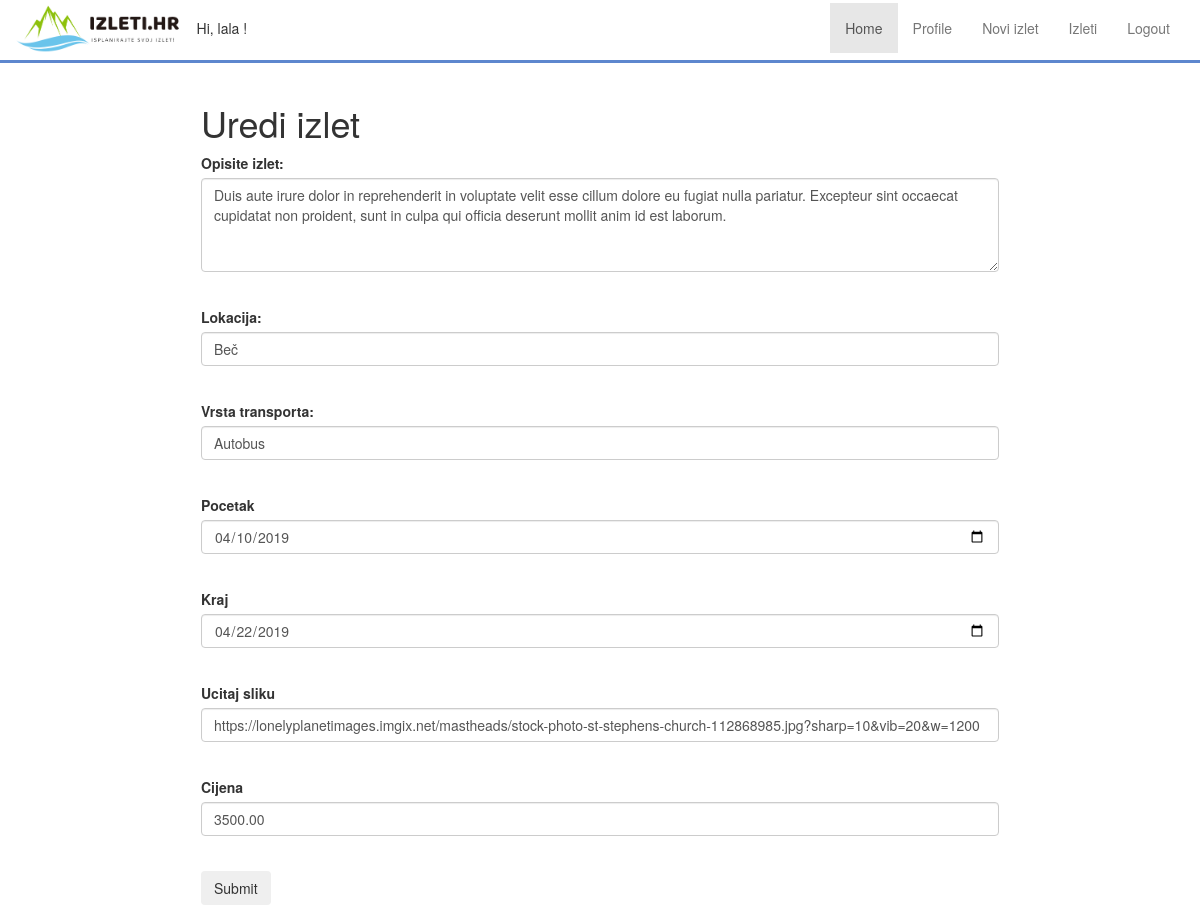
/edit_izlet/3-dnevni izlet u Beč (signed in), run on the app's committed database.
### myproject/models.py (models this page shows, shortened)
class User(UserMixin, db.Model):
	id = db.Column(db.Integer, primary_key=True)
	username = db.Column(db.String(64), index=True, unique=True)
	email = db.Column(db.String(120), index=True, unique=True)
	password_hash = db.Column(db.String(128))
	about_me = db.Column(db.String(140))
	last_seen = db.Column(db.DateTime, default=datetime.utcnow)
	izlet = db.relationship('Izlet', backref='author', lazy='dynamic')
	prijava = db.relationship('Prijava', backref='user', lazy='dynamic')

class Izlet(db.Model):
	id = db.Column(db.Integer, primary_key=True)
	name = db.Column(db.String(140))
	description = db.Column(db.String(140))
	location = db.Column(db.String(140))
	transport = db.Column(db.String(70))
	timestamp = db.Column(db.DateTime, index=True, default=datetime.utcnow)
	begin = db.Column(db.Date, index=True)
	end = db.Column(db.Date, index=True)
	picture = db.Column(db.String(200))
	cost = db.Column(db.Numeric)
	user_id = db.Column(db.Integer, db.ForeignKey('user.id'))
	prijava = db.relationship('Prijava', backref='izlet', lazy='dynamic')

### myproject/routes.py (the view)
@app.route('/edit_izlet/<name>', methods=['GET', 'POST'])
@login_required
def edit_izlet(name):
	izlet = Izlet.query.filter_by(name=name).first_or_404()
	form = EditIzletForm()
	if form.validate_on_submit():
		izlet.description = form.description.data
		izlet.location = form.location.data
		izlet.transport = form.transport.data
		izlet.begin = form.begin.data
		izlet.end = form.end.data
		izlet.picture = form.picture.data
		izlet.cost = form.cost.data
		db.session.commit()
		flash('Your changes have been saved.')
		return redirect(url_for('izlet', name=izlet.name))
	elif request.method == 'GET':
		form.description.data = izlet.description
		form.location.data = izlet.location
		form.transport.data = izlet.transport
		form.begin.data = izlet.begin
		form.end.data = izlet.end
		form.picture.data = izlet.picture
		form.cost.data = izlet.cost
	return render_template('edit_izlet.html', title='Edit Izlet', form=form)

### myproject/forms.py
class EditIzletForm(FlaskForm):
	description = TextAreaField('Opisite izlet:', validators=[DataRequired(), Length(min=20, max=240)])
	location = StringField('Lokacija:')
	transport = StringField('Vrsta transporta:')
	begin = DateField('Pocetak', format='%Y-%m-%d', validators=[DataRequired()])
	end = DateField('Kraj', format='%Y-%m-%d', validators=[DataRequired()])
	picture = StringField('Ucitaj sliku')
	cost = DecimalField('Cijena', places=2, rounding=None, use_locale=False, number_format=None, validators=[DataRequired()])
	submit = SubmitField('Submit')

### myproject/models.py (called while the page is built)
@login.user_loader
def load_user(id):
	return User.query.get(int(id))

### myproject/routes.py (called while the page is built)
@app.before_request
def before_request():
	if current_user.is_authenticated:
		current_user.last_seen = datetime.utcnow()
		db.session.commit()

### myproject/templates/edit_izlet.html (shortened to what this page needs)
{% extends "base.html" %}
{% block content %}
    <div style="width: 70%; margin: auto;">
    <h1>Uredi izlet</h1>
    <form action="" method="post">
        <div  class="form-group">
            {{ form.description.label }}<br>
            {{ form.description(cols=50, rows=4, class_="form-control") }}<br>
        </div>
        <div  class="form-group">
            {{ form.location.label }}<br>
            {{ form.location(size=32, class_="form-control") }}<br>
        </div>
        <div  class="form-group">
            {{ form.transport.label }}<br>
            {{ form.transport(size=32, class_="form-control") }}<br>
        </div>
        <div  class="form-group">
            {{ form.begin.label }}<br>
            {{ form.begin(size=32, class_="form-control") }}<br>
        </div>
        <div  class="form-group">
            {{ form.end.label }}<br>
            {{ form.end(size=32, class_="form-control") }}<br>
        </div>
        <div  class="form-group">
            {{ form.picture.label }}<br>
            {{ form.picture(size=64, class_="form-control") }}<br>
        </div>
        <div  class="form-group">
            {{ form.cost.label }}<br>
            {{ form.cost(size=32, class_="form-control") }}<br>
        </div>
        <p>{{ form.submit(class_="btn bt-default") }}</p>
    </div>
{% endblock %}

### myproject/templates/base.html (shortened to what this page needs)
<!DOCTYPE html>
<html>
	<head>
		<link rel="stylesheet" href="https://maxcdn.bootstrapcdn.com/bootstrap/3.3.7/css/bootstrap.min.css">
		<link rel="stylesheet" type="text/css" href="{{ url_for('static', filename='style.css')}}">
	</head>
	<body>
	<nav class="navbar navbar-default navbar-static-top" id="border-bottom">
		<div class="container">
			<div class="navbar-header">
	          <a class="navbar-brand" href="{{ url_for('index') }}"">
    			<img src="../static/images/logoizrezani.png" class="img-fluid" style="height: 50px;">
 				</a>
 				{% if current_user.is_authenticated %}
 				<span id="hi">Hi, {{ current_user.username }} !</span>
 				{% endif %}
	        </div>
	  		<div id="navbar" class="navbar-collapse collapse">
				<ul class="nav navbar-nav navbar-right">
					<li class="nav-item active"><a class="nav-link" href="{{ url_for('index') }}">Home</a></li>
							{% if current_user.is_anonymous %}
					<li class="nav-item"><a class="nav-link" href="{{ url_for('login') }}">Login</a></li>
							{% else %}
					<li class="nav-item"><a class="nav-link" href="{{ url_for('user', username=current_user.username) }}">Profile</a></li>
					<li class="nav-item"><a class="nav-link" href="{{ url_for('stvori_izlet') }}">Novi izlet</a></li>
					<li class="nav-item"><a class="nav-link" href="{{ url_for('explore') }}">Izleti</a></li>
					<li class="nav-item"><a class="nav-link" href="{{ url_for('logout') }}">Logout</a></li>
							{% endif %}
				</ul>
			</div>
		</div>
	</nav>
		<div class="container">
			{% block content %}
			{% endblock %}
		</div>
	</body>
</html>

### myproject/static/style.css (style rules this page uses)
.navbar-default { background-color: #fff; border-bottom: 3px solid #5d87ce; }
.navbar { padding-top: 3px; min-height: 63px; }
.navbar-brand { padding:0; }
#hi { float: right; padding: 15px; }

### data on the page
User: username "lala"
Izlet: description "Duis aute irure dolor in reprehenderit in voluptate velit esse cillum dolore eu fugiat nulla pariatur. Excepteur sint occaecat cupidatat non proident, sunt in culpa qui officia deserunt mollit anim id est laborum.", location "Beč", transport "Autobus", begin "04/10/2019", end "04/22/2019", picture "https://lonelyplanetimages.imgix.net/mastheads/stock-photo-st-stephens-church-112868985.jpg?sharp=10&vib=20&w=1200", cost "3500.00"
